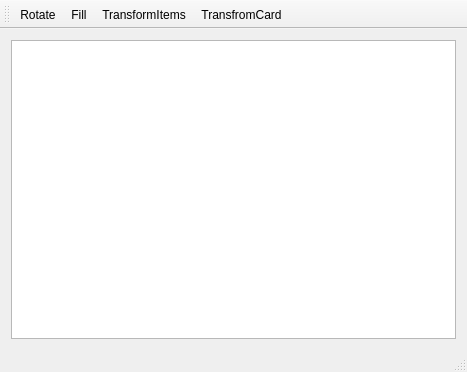
<?xml version="1.0" encoding="UTF-8"?>
<ui version="4.0">
 <class>MainWindow</class>
 <widget class="QMainWindow" name="MainWindow">
  <property name="geometry">
   <rect>
    <x>0</x>
    <y>0</y>
    <width>467</width>
    <height>372</height>
   </rect>
  </property>
  <property name="windowTitle">
   <string>MainWindow</string>
  </property>
  <widget class="QWidget" name="centralWidget">
   <layout class="QVBoxLayout" name="verticalLayout">
    <item>
     <widget class="QGraphicsView" name="graphicsView"/>
    </item>
   </layout>
  </widget>
  <widget class="QMenuBar" name="menuBar">
   <property name="geometry">
    <rect>
     <x>0</x>
     <y>0</y>
     <width>467</width>
     <height>21</height>
    </rect>
   </property>
  </widget>
  <widget class="QToolBar" name="mainToolBar">
   <attribute name="toolBarArea">
    <enum>TopToolBarArea</enum>
   </attribute>
   <attribute name="toolBarBreak">
    <bool>false</bool>
   </attribute>
   <addaction name="actionRotate"/>
   <addaction name="actionFill"/>
   <addaction name="actionTransformItems"/>
   <addaction name="actionTransfromCard"/>
  </widget>
  <widget class="QStatusBar" name="statusBar"/>
  <action name="actionRotate">
   <property name="checkable">
    <bool>true</bool>
   </property>
   <property name="text">
    <string>Rotate</string>
   </property>
  </action>
  <action name="actionFill">
   <property name="text">
    <string>Fill</string>
   </property>
  </action>
  <action name="actionTransformItems">
   <property name="checkable">
    <bool>true</bool>
   </property>
   <property name="text">
    <string>TransformItems</string>
   </property>
  </action>
  <action name="actionTransfromCard">
   <property name="checkable">
    <bool>true</bool>
   </property>
   <property name="text">
    <string>TransfromCard</string>
   </property>
  </action>
 </widget>
 <layoutdefault spacing="6" margin="11"/>
 <resources/>
 <connections/>
</ui>
